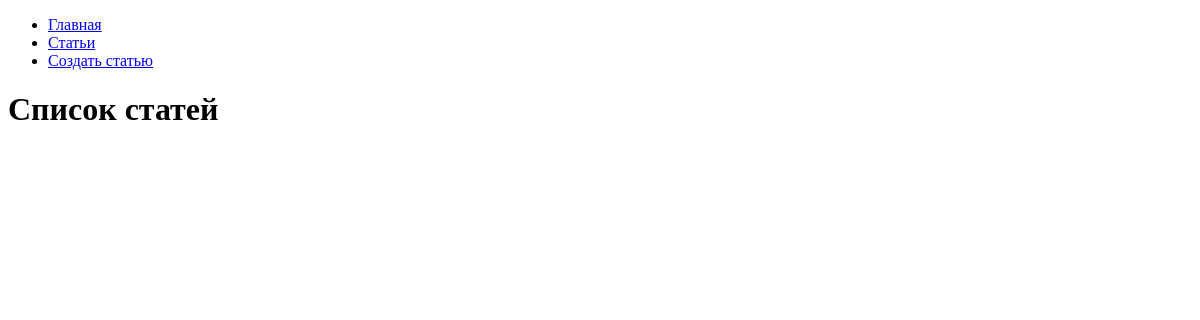
/articles/, run on an earlier commit of the app's database.
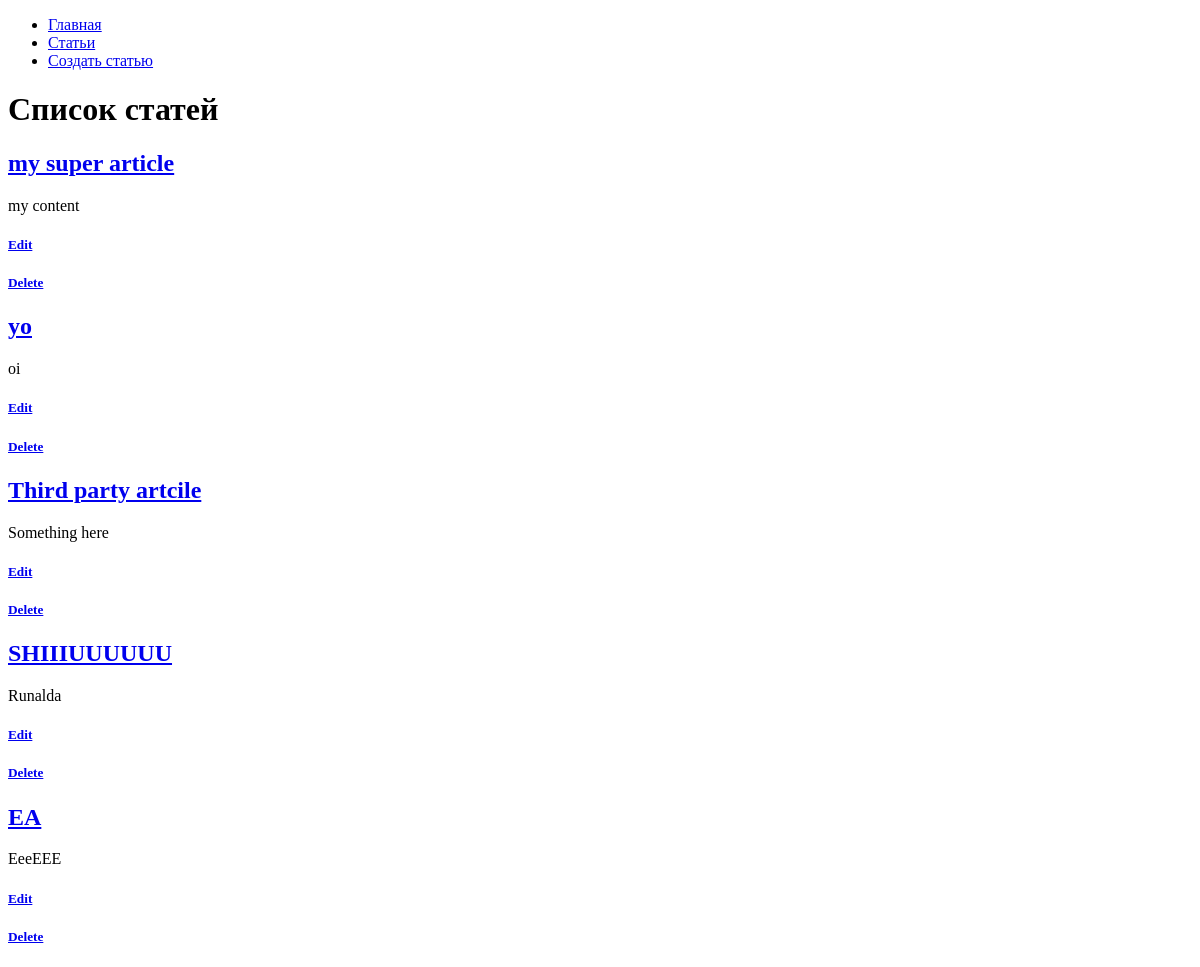
And on a later commit of the database.
### hexlet_django_blog/article/models.py (models this page shows, shortened)
class Article(models.Model):
    name = models.CharField(max_length=200)  # название статьи
    body = models.TextField()  # тело статьи
    created_at = models.DateTimeField(auto_now_add=True)
    updated_at = models.DateTimeField(auto_now=True)

### hexlet_django_blog/article/views.py (the view)
# urls.py: path("", IndexView.as_view(), name="articles"),
class IndexView(View):
    def get(self, request, *args, **kwargs):
        articles = Article.objects.all()[:15]
        return render(
            request,
            "articles/index.html",
            context={
                "articles": articles,
            },
        )

### hexlet_django_blog/article/templates/articles/index.html (shortened to what this page needs)
{% extends "base.html" %}
{% block content %}
    <h1>Список статей</h1>
    {% for article in articles %}
        <h2><a href="{% url 'articleview' article.id %}">{{ article.name }}</a></h2>
        <div>{{ article.body|slice:":200" }}</div>
        <h5><a href="{% url 'articles_update' article.id %}">Edit</a></h5>
        <h5><a href="{% url 'articles_delete' article.id %}">Delete</a></h5>
    {% endfor %}
{% endblock %}

### hexlet_django_blog/templates/base.html (shortened to what this page needs)
<!DOCTYPE html>
<html lang="en">
<head>
</head>
<body>
    <div id="sidebar">
    {% block sidebar %}
        <ul>
            <li><a href="/">Главная</a></li>
            <li><a href="/articles/">Статьи</a></li>
            <li><a href="/articles/create/">Создать статью</a></li>
        </ul>
    {% endblock %}
    </div>
    <div id="content">
        {% block content %}{% endblock %}
    </div>
</body>
</html>

What changed in the data, as far as the page shows it:
added Article: name "my super article", body "my content"
added Article: name "yo", body "oi"
added Article: name "Third party artcile", body "Something here"
added Article: name "SHIIIUUUUUU", body "Runalda"
added Article: name "EA", body "EeeEEE"
